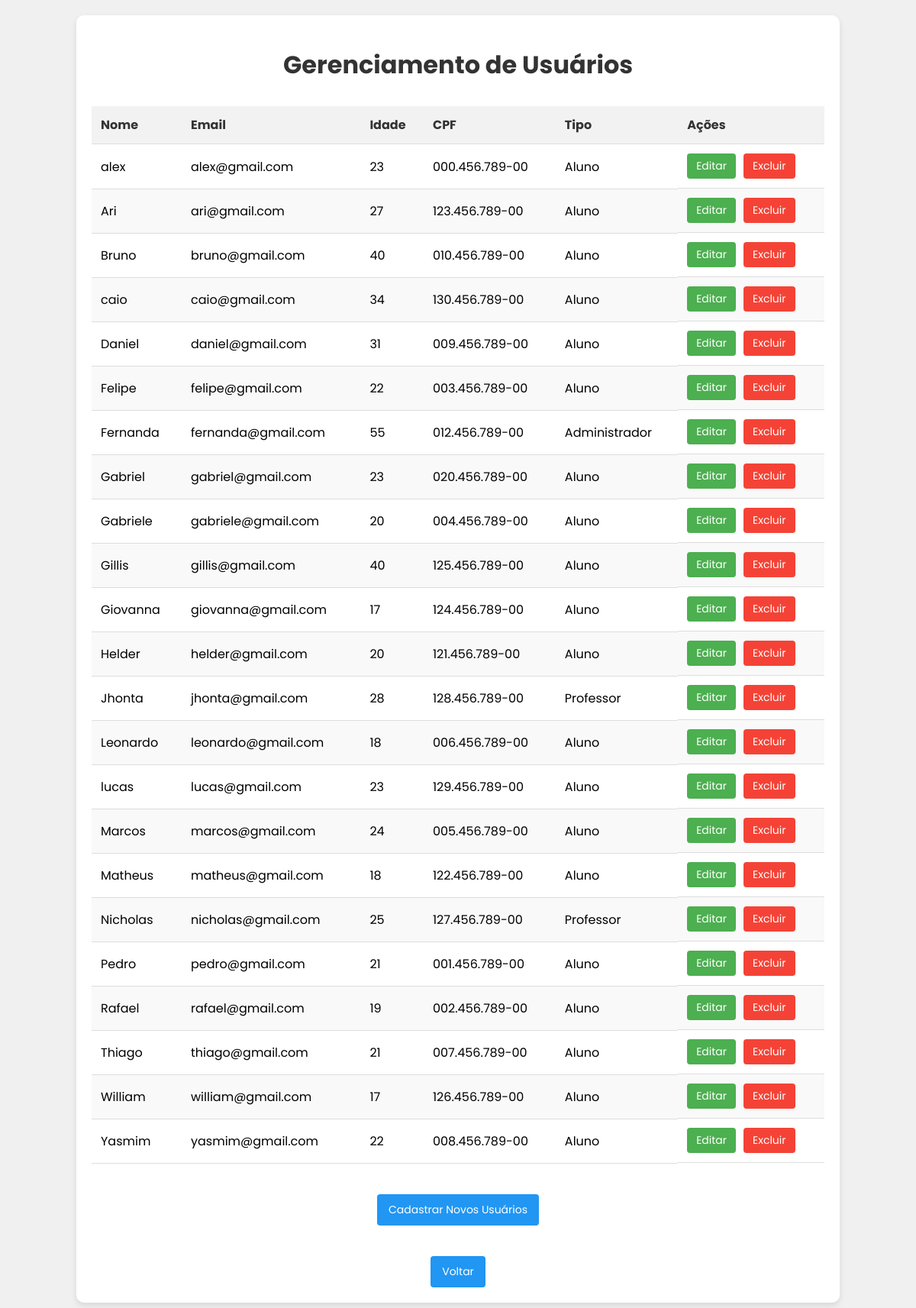
The page /gerenciar_usuarios.php (signed in) on the database its author committed.
### tables this page shows
CREATE TABLE usuarios (
  id INT NOT NULL AUTO_INCREMENT,
  nome VARCHAR(40) NOT NULL,
  email VARCHAR(50) UNIQUE NOT NULL,
  idade INT NOT NULL,
  cpf VARCHAR(14) UNIQUE NOT NULL,
  senha VARCHAR(255) NOT NULL,
  tipo ENUM('Professor','Aluno', "Administrador") NOT NULL,
  PRIMARY KEY (id)
);

### gerenciar_usuarios.php (the view, shortened to what this page needs)
<?php
include("conexao.php");
if (!isset($_SESSION['admin_id'])) {
    header("Location: index.html");
    exit;
} else {
    $admin_id = $_SESSION['admin_id'];
}
$sql = "SELECT id, nome, email, idade, cpf, tipo FROM usuarios WHERE id != $admin_id ORDER BY nome";
$resultado = mysqli_query($connection, $sql);
?>
<!DOCTYPE html>
<html lang="pt-br">
<head>
    <link rel="stylesheet" href="Style/gerUser.css">
</head>
<body>
    <div class="container">
        <h1>Gerenciamento de Usuários</h1>
        <?php if (mysqli_num_rows($resultado) > 0): ?>
            <table>
                <thead>
                    <tr>
                        <th>Nome</th>
                        <th>Email</th>
                        <th>Idade</th>
                        <th>CPF</th>
                        <th>Tipo</th>
                        <th>Ações</th>
                    </tr>
                </thead>
                <tbody>
                    <?php while ($usuario = mysqli_fetch_assoc($resultado)): ?>
                        <tr>
                            <td><?php echo htmlspecialchars($usuario['nome']); ?></td>
                            <td><?php echo htmlspecialchars($usuario['email']); ?></td>
                            <td><?php echo htmlspecialchars($usuario['idade']); ?></td>
                            <td><?php echo htmlspecialchars($usuario['cpf']); ?></td>
                            <td><?php echo htmlspecialchars($usuario['tipo']); ?></td>
                            <td class="acoes">
                                <a href="editar_usuario.php?id=<?php echo $usuario['id']; ?>" class="btn btn-editar">Editar</a>
                                <form method="post" style="display: inline;">
                                    <button type="submit" name="deletar" class="btn btn-excluir" onclick="return confirm('Tem certeza que deseja excluir este usuário?')">Excluir</button>
                                </form>
                            </td>
                        </tr>
                    <?php endwhile; ?>
                </tbody>
            </table>
        <?php else: ?>
            <p>Nenhum usuário cadastrado.</p>
        <?php endif; ?>
        <div style="text-align: center; margin-bottom: 20px;">
            <a href="selecione_tipo.php" class="btn btn-voltar">Cadastrar Novos Usuários</a>
        </div>
        <div style="text-align: center; margin-top: 20px;">
            <a href="administrador.php" class="btn btn-voltar">Voltar</a>
        </div>
    </div>
</body>
</html>

### Style/gerUser.css (style rules this page uses)
* { font-family: "poppins", sans-serif; }
body { font-family: Arial, sans-serif; background-color: #f0f0f0; margin: 0; padding: 0; }
.container { background-color: white; padding: 20px; border-radius: 10px; box-shadow: 0 4px 8px rgba(0, 0, 0, 0.1); width: 80%; margin: 20px auto; }
h1 { color: #333; text-align: center; margin-bottom: 30px; }
table { width: 100%; border-collapse: collapse; margin-bottom: 20px; }
th, td { padding: 12px; text-align: left; border-bottom: 1px solid #ddd; }
th { background-color: #f2f2f2; color: #333; }
tr:nth-child(even) { background-color: #f9f9f9; }
.acoes { display: flex; gap: 10px; }
.btn { padding: 6px 12px; border: none; border-radius: 4px; cursor: pointer; text-decoration: none; font-size: 14px; }
.btn-editar { background-color: #4CAF50; color: white; }
.btn-excluir { background-color: #f44336; color: white; }
.btn-voltar { background-color: #2196F3; color: white; padding: 10px 15px; display: inline-block; margin-top: 20px; }

### rows shown on the page
usuarios: nome "alex", email "alex@gmail.com", idade "23", cpf "000.456.789-00", tipo "Aluno"
usuarios: nome "Ari", email "ari@gmail.com", idade "27", cpf "123.456.789-00", tipo "Aluno"
usuarios: nome "Bruno", email "bruno@gmail.com", idade "40", cpf "010.456.789-00", tipo "Aluno"
usuarios: nome "caio", email "caio@gmail.com", idade "34", cpf "130.456.789-00", tipo "Aluno"
usuarios: nome "Daniel", email "daniel@gmail.com", idade "31", cpf "009.456.789-00", tipo "Aluno"
usuarios: nome "Felipe", email "felipe@gmail.com", idade "22", cpf "003.456.789-00", tipo "Aluno"
usuarios: nome "Fernanda", email "fernanda@gmail.com", idade "55", cpf "012.456.789-00", tipo "Administrador"
usuarios: nome "Gabriel", email "gabriel@gmail.com", idade "23", cpf "020.456.789-00", tipo "Aluno"
usuarios: nome "Gabriele", email "gabriele@gmail.com", idade "20", cpf "004.456.789-00", tipo "Aluno"
usuarios: nome "Gillis", email "gillis@gmail.com", idade "40", cpf "125.456.789-00", tipo "Aluno"
usuarios: nome "Giovanna", email "giovanna@gmail.com", idade "17", cpf "124.456.789-00", tipo "Aluno"
usuarios: nome "Helder", email "helder@gmail.com", idade "20", cpf "121.456.789-00", tipo "Aluno"
usuarios: nome "Jhonta", email "jhonta@gmail.com", idade "28", cpf "128.456.789-00", tipo "Professor"
usuarios: nome "Leonardo", email "leonardo@gmail.com", idade "18", cpf "006.456.789-00", tipo "Aluno"
usuarios: nome "lucas", email "lucas@gmail.com", idade "23", cpf "129.456.789-00", tipo "Aluno"
usuarios: nome "Marcos", email "marcos@gmail.com", idade "24", cpf "005.456.789-00", tipo "Aluno"
usuarios: nome "Matheus", email "matheus@gmail.com", idade "18", cpf "122.456.789-00", tipo "Aluno"
usuarios: nome "Nicholas", email "nicholas@gmail.com", idade "25", cpf "127.456.789-00", tipo "Professor"
usuarios: nome "Pedro", email "pedro@gmail.com", idade "21", cpf "001.456.789-00", tipo "Aluno"
usuarios: nome "Rafael", email "rafael@gmail.com", idade "19", cpf "002.456.789-00", tipo "Aluno"
usuarios: nome "Thiago", email "thiago@gmail.com", idade "21", cpf "007.456.789-00", tipo "Aluno"
usuarios: nome "William", email "william@gmail.com", idade "17", cpf "126.456.789-00", tipo "Aluno"
usuarios: nome "Yasmim", email "yasmim@gmail.com", idade "22", cpf "008.456.789-00", tipo "Aluno"
